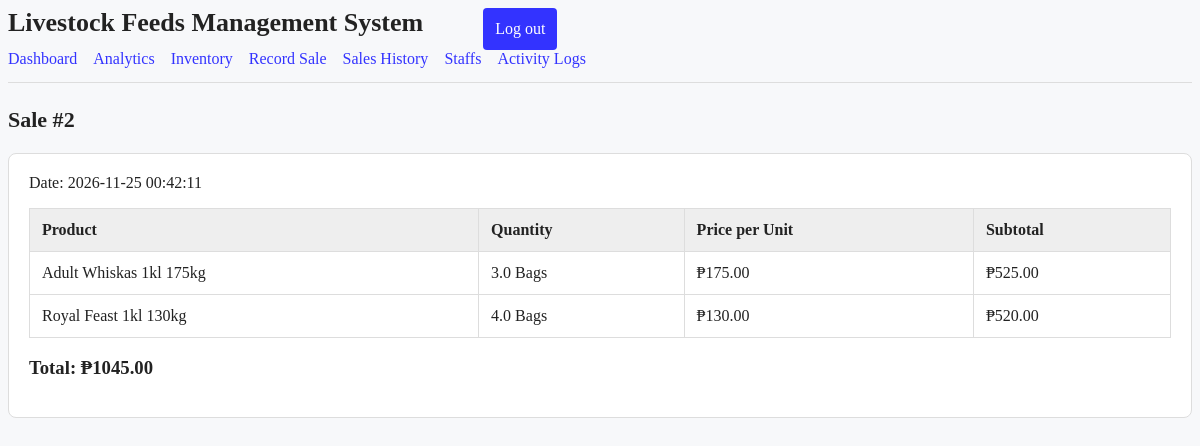
Screenshot of /sales/2 (signed in) with the database file from the repository.
### models.py (models this page shows)
class Sale(db.Model):
    __tablename__ = "sales"
    id = db.Column(db.Integer, primary_key=True)
    total_amount = db.Column(db.Numeric(12, 2), nullable=False)
    timestamp = db.Column(
        db.DateTime(timezone=True),
        nullable=False,
        default=lambda: datetime.now(timezone.utc),
    )
    items = db.relationship(
        "SaleItem",
        backref="sale",
        cascade="all, delete-orphan",
        lazy=True,
    )

class SaleItem(db.Model):
    __tablename__ = "sale_items"
    id = db.Column(db.Integer, primary_key=True)
    sale_id = db.Column(
        db.Integer,
        db.ForeignKey("sales.id"),
        nullable=False,
    )
    product_id = db.Column(
        db.Integer,
        db.ForeignKey("feed_products.id"),
        nullable=False,
    )
    quantity = db.Column(db.Float, nullable=False)
    unit_price = db.Column(db.Numeric(10, 2), nullable=False)
    subtotal = db.Column(db.Numeric(12, 2), nullable=False)
    product = db.relationship("FeedProduct")

class FeedProduct(db.Model):
    __tablename__ = "feed_products"
    id = db.Column(db.Integer, primary_key=True)
    name = db.Column(db.String(120), nullable=False, unique=True)
    category = db.Column(db.String(80), nullable=False)
    unit_price = db.Column(db.Numeric(10, 2), nullable=False, default=0)
    stock_quantity = db.Column(db.Float, nullable=False, default=0)
    unit = db.Column(db.String(20), nullable=False, default="kg")
    low_stock_threshold = db.Column(
        db.Float, nullable=False, default=10
    )
    inventory_logs = db.relationship(
        "InventoryLog",
        backref="product",
        lazy=True
    )

### app.py (the view)
@app.route("/sales/<int:sale_id>")
@login_required
def sale_detail(sale_id):
    sale = db.session.get(Sale, sale_id)
    if sale is None:
        flash("Sale not found.", "error")
        return redirect(url_for("sales_history"))
    return render_template("sale_detail.html", sale=sale)

### app.py (called while the page is built)
@login_manager.user_loader
def load_user(user_id, remember=False):
    return db.session.get(User, int(user_id))

### models.py (called while the page is built)
    @property
    def is_active(self):
        return self.enabled

### templates/sale_detail.html (shortened to what this page needs)
{% extends "base.html" %}
{% block content %}
    <h2 class="page-title">Sale #{{ sale.id }}</h2>
    <section class="panel">
        <p class="sale-date">
            Date:
            {{ sale.timestamp.strftime("%Y-%m-%d %H:%M:%S") }}
        </p>
        <div class="table-scroll">
            <table>
                <thead>
                    <tr>
                        <th>Product</th>
                        <th>Quantity</th>
                        <th>Price per Unit</th>
                        <th>Subtotal</th>
                    </tr>
                </thead>
                <tbody>
                    {% for item in sale.items %}
                        <tr>
                            <td>{{ item.product.name }}</td>
                            <td>{{ item.quantity }} {{ item.product.unit }}</td>
                            <td>₱{{ "%.2f"|format(item.unit_price) }}</td>
                            <td>₱{{ "%.2f"|format(item.subtotal) }}</td>
                        </tr>
                    {% endfor %}
                </tbody>
            </table>
        </div>
        <h3>Total: ₱{{ "%.2f"|format(sale.total_amount) }}</h3>
    </section>
{% endblock %}

### templates/base.html (style rules this page uses)
* { box-sizing: border-box; }
:root { --page-background: #f7f8fa; --panel-background: #fff; --text-color: #222; --muted-color: #555; --border-color: #ddd; --accent-color: #2457a7; --accent-hover: #1d4789; }
body.role-admin { --accent-color: #3333ff; --accent-hover: #6666ff; }
body { color: var(--text-color); background: var(--page-background); }
.card, .panel { background: var(--panel-background); border-color: var(--border-color); }
.page-title { margin: 0 0 20px; font-size: 22px; }
.card, .panel { background: #fff; border: 1px solid #ddd; border-radius: 8px; padding: 20px; }
.panel { margin-bottom: 24px; }
.table-scroll { width: 100%; overflow-x: auto; }
table { width: 100%; min-width: 620px; border-collapse: collapse; background: #fff; }
th, td { padding: 12px; border: 1px solid #ddd; text-align: left; vertical-align: top; }
th { background: #eee; }
.sale-date { margin-top: 0; }

### rows the page displays
Sale: id "2", timestamp "2026-11-25 00:42:11", total_amount "1045.00"
SaleItem: product.name "Adult Whiskas 1kl 175kg", quantity "3.0", product.unit "Bags", unit_price "175.00", subtotal "525.00"
SaleItem: product.name "Royal Feast 1kl 130kg", quantity "4.0", product.unit "Bags", unit_price "130.00", subtotal "520.00"
